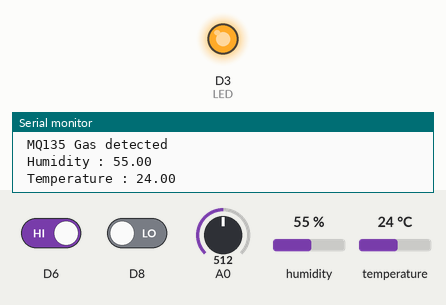
The sketch below on a simulated ESP8266 (NodeMCU). On the bench: output pins drawn as LEDs (lit = HIGH), the last lines printed to the serial monitor. The inputs (shaded band) are chosen by the test bench; at power-on: D6 HIGH, D8 LOW, A0 = 512, humidity 55 %, temperature 24 °C. WiFi joins after 1.5 s; servers stay silent unless stated; uploads are accepted with an empty reply.

Above: at 15.4 s.
15.5 s: D6 driven LOW
At 20.5 s:
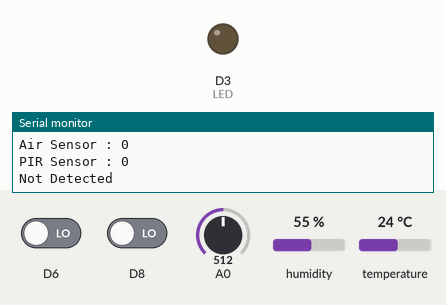
42.3 s: D6 driven HIGH
At 44.7 s:
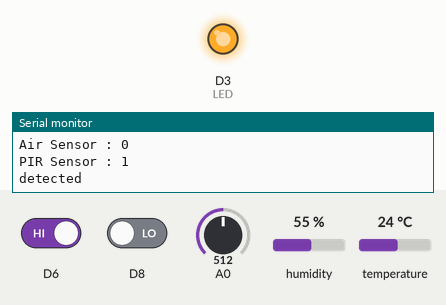
Timing chart, 0 to 46.2 s (numbered marks = the images above; inputs shaded):
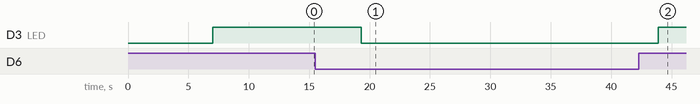

Measured:
- after the input at 15.5 s, D3 (LED): HIGH → LOW after 3.8 s
- after the input at 42.3 s, D3 (LED): LOW → HIGH after 1.6 s

The sketch:

nodemcu.ino
```cpp
//#include <BearSSLHelpers.h>
//#include <CertStoreBearSSL.h>
//#include <ESP8266WiFi.h>
//#include <ArduinoJson.h>
/*#include <ESP8266WiFiAP.h>
#include <ESP8266WiFiGeneric.h>
#include <ESP8266WiFiGratuitous.h>
#include <ESP8266WiFiMulti.h>
#include <ESP8266WiFiScan.h>
#include <ESP8266WiFiSTA.h>
#include <ESP8266WiFiType.h>
#include <WiFiClient.h>
#include <WiFiClientSecure.h>
#include <WiFiClientSecureAxTLS.h>
#include <WiFiClientSecureBearSSL.h>
#include <WiFiServer.h>
#include <WiFiServerSecure.h>
#include <WiFiServerSecureAxTLS.h>
#include <WiFiServerSecureBearSSL.h>
#include <WiFiUdp.h>*/

//#include <WiFi.h>
//#include <WiFiClient.h>
//#include <WiFiServer.h>
//#include <WiFiUdp.h>

#include <ESP8266WiFi.h>
#include "DHT.h"
#include <WiFiClient.h>
#include <ESP8266WebServer.h>


#define DHTPIN D4
#define DHTTYPE DHT11

const char* ssid     = "Uma";
const char* password = "Uma123*!";
const char* host = "agrosmartz.000webhostapp.com/";
String mq2="";
String mq135="";
String pir="";
DHT dht(DHTPIN, DHTTYPE);
IPAddress ip(192,168,18,5);
IPAddress gateway(192,168,18,5);
IPAddress subnet(255,255,255,0);
#define LED D3
void setup() {
  pinMode(LED, OUTPUT);

  Serial.begin(115200);
  delay(5000);
  dht.begin();
  Serial.println();
  Serial.println();
  Serial.print("Connecting to ");
  Serial.println(ssid);

  WiFi.config(ip,gateway,subnet);
  WiFi.begin(ssid, password);
  while (WiFi.status() != WL_CONNECTED)
  {
    delay(1000);
    Serial.print("*");
  }

  Serial.println("");
  Serial.println("WiFi connected");
  Serial.println("IP address: ");
  Serial.println(WiFi.localIP());
  Serial.print("Netmask: ");
  Serial.println(WiFi.subnetMask());
  Serial.print("Gateway: ");
  Serial.println(WiFi.gatewayIP());
}
void loop() {
  Serial.println();
  Serial.println();
  Serial.println("");

  int digitalSensor2=digitalRead(D8);
  Serial.print("Air Sensor : ");
  Serial.println((digitalRead(D8)));
  Serial.print("");
  Serial.print("PIR Sensor : ");
  Serial.println(digitalRead(D6));
   if(digitalRead(D6)==0)
   {
    Serial.println("Not Detected  ");
    digitalWrite(LED, LOW);
    pir="No-Intruders";
   }
   else if(digitalRead(D6)==1)
   {
   Serial.println("detected  ");
   digitalWrite(LED, HIGH);
   pir="Caution!!!-intruders-detected";
   }
   delay(5000);
   Serial.println(digitalRead(D8));
  if (digitalRead(D8) == 1)
  {
    Serial.println("\n MQ2 Gas detected");
    mq2="GAS-Detected";
  }
  else if(digitalRead(D8)==1)
  {
    Serial.println("\n MQ2 Atmosphere is safe");
    mq2="Atmosphere-is-safe";
  }
  delay(1000);
  Serial.println();
  Serial.println();
  int analogSensor135=analogRead(A0);
  Serial.print("Air Sensor : ");
  Serial.println(analogRead(A0));
  if (analogRead(A0) > 500)
  {
    Serial.println("\n MQ135 Gas detected");
    mq135="Smoke-Detected";
  }
  else
  {
    Serial.println("\n MQ135 Atmosphere is safe");
    mq135="Atmosphere-is-safe";
  }
  delay(1000);
  Serial.println();
  Serial.println();
  float h = dht.readHumidity();
  // Read temperature as Celsius (the default)
  float t = dht.readTemperature();
  if (isnan(h) || isnan(t))
  {
    Serial.println("Failed to read from DHT sensor!");
    return;
  }
  else
  {
    Serial.print(" Humidity : ");
    Serial.println(h);
    Serial.print(" Temperature : ");
    Serial.println(t);
  }
Serial.println();
  Serial.println();
  delay(2000);
  Serial.print("connecting to ");
  Serial.println(host);

  WiFiClient client;

ESP8266WebServer server(80);

  const int httpPort = 80;
  if (!client.connect(host, httpPort))
  {
    Serial.println("connection failed");
    return;
  }
  Serial.println();
  Serial.println();
  String url = "/insert.php?temp=" + String(t) + "&hum="+ String(h) + "&mq2="+ String(mq2) + "&mq135="+ String(mq135) + "&pir="+ String(pir);
  Serial.print("Requesting URL: ");
  Serial.println(url);

  client.print(String("GET ") + url + " HTTP/1.1\r\n" +
               "Host: " + host + "\r\n" +
               "Connection: close\r\n\r\n");
  delay(1000);

  while(client.available()){
    String line = client.readStringUntil('\r');
    Serial.print(line);
  }

  Serial.println();
  Serial.println("closing connection");

  delay(1000);
}
```
